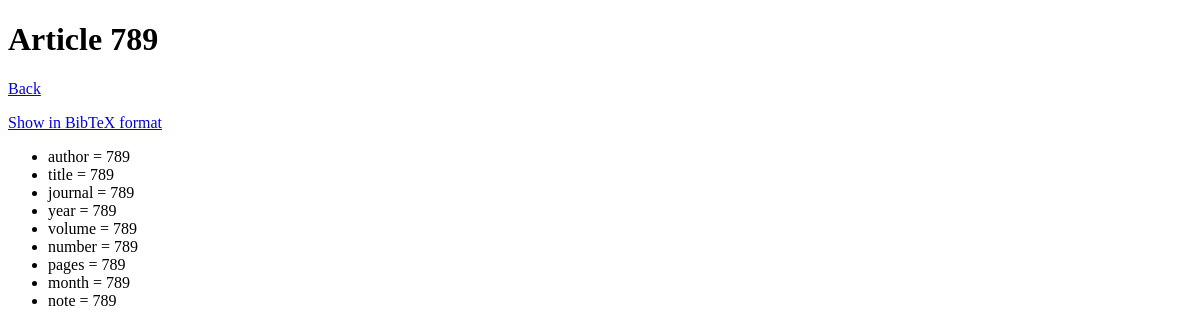
The app's page /article/2, older data.
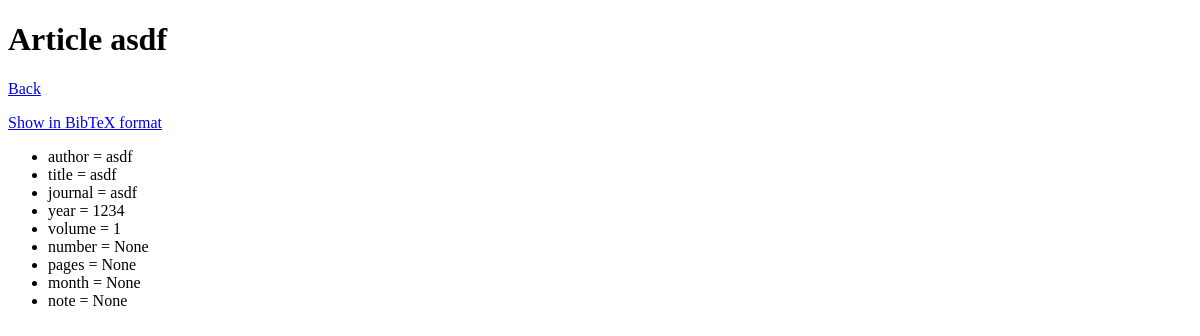
The same page, newer data.
### tables this page shows
CREATE TABLE articles (
    id integer primary key autoincrement,
    bibtexkey text not null,
    author text not null,
    title text not null,
    journal text not null,
    year int not null,
    volume int not null,
    number int,
    pages text,
    month int,
    note text
);

### hauska/views.py (the view)
@app.route("/article/<id>")
def view_article(id):
    db=get_db()
    cur = db.execute('select * from articles where id = ?',
                    [id])
    ref = [dict(id=row[0],
                    bibtexkey=row[1],
                    author=row[2],
                    title=row[3],
                    journal=row[4],
                    year=row[5],
                    volume=row[6],
                    number=row[7],
                    pages=row[8],
                    month=row[9],
                    note=row[10]) for row in cur.fetchall()]
    return render_template("view_article.html", ref=ref[0])

### hauska/__init__.py (called while the page is built)
def connect_db():
    rv = sqlite3.connect(app.config['DATABASE'])
    rv.row_factory = sqlite3.Row
    return rv

def get_db():
    if not hasattr(g, 'sqlite_db'):
        g.sqlite_db = connect_db()
    return g.sqlite_db

### hauska/templates/view_article.html
<!doctype html>
{% if ref %}
<h1>Article {{ ref.bibtexkey }}</h1>
<a href="/refs">Back</a>
<p><a href="/article/{{ ref.id }}/bib">Show in BibTeX format</a></p>
<ul>
    <li>author = {{ ref.author }}</li>
    <li>title = {{ ref.title }}</li>
    <li>journal = {{ ref.journal }}</li>
    <li>year = {{ ref.year }}</li>
    <li>volume = {{ ref.volume }}</li>
    <li>number = {{ ref.number }}</li>
    <li>pages = {{ ref.pages }}</li>
    <li>month = {{ ref.month }}</li>
    <li>note = {{ ref.note }}</li>
</ul>
{% else %}
<h1>Article does not exist for some reason. Sorry about that.</h1>
{% endif %}

Row changes from the older to the newer data that the page shows:
changed articles: bibtexkey "789" → "asdf"; author "789" → "asdf"; title "789" → "asdf"; journal "789" → "asdf"; year "789" → "1234"; volume "789" → "1"; number "789" → (not shown); pages "789" → (not shown); month "789" → (not shown); note "789" → (not shown)
Text that changed along with them:
{{ ref.number }}: (not shown) → "None"
{{ ref.pages }}: (not shown) → "None"
{{ ref.month }}: (not shown) → "None"
{{ ref.note }}: (not shown) → "None"
